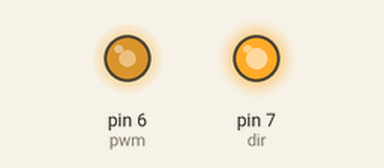
A sketch run on a simulated Arduino Uno, built with avr-gcc and run on an emulated ATmega328P. On the bench: output pins drawn as LEDs (lit = HIGH).

Above: at 0.1 s.
Timing chart, 0 to 1.6 s (numbered marks = the images above):
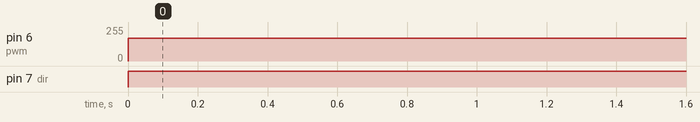

The sketch:

first_test.ino
```cpp
#define pwm 6
#define dir 7
void setup()
{
 pinMode(pwm, OUTPUT);
 pinMode(dir, OUTPUT);// put your setup code here, to run once:

}

void loop()
{
 digitalWrite(dir, HIGH);
 analogWrite(pwm, 170);// put your main code here, to run repeatedly:
}
```

Measured:
- by itself, pin 6 (pwm): 0/255 → 170/255 at 0.00 s
- by itself, pin 7 (dir): LOW → HIGH at 0.00 s
